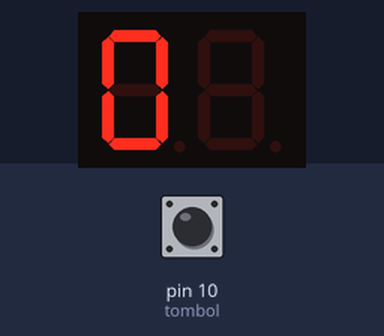
Simulated run of this sketch. Board: Arduino Uno, built with avr-gcc and run on an emulated ATmega328P. On the bench: 2-digit seven-segment display. Wiring (from diagram.json): 2-digit 7-segment display, segments lit when HIGH: segments pin 1, pin 2, pin 9, pin 7, pin 8, pin 5, pin 6; digit selects pin 3, pin 4. Inputs (shaded band) come from the test bench; at power-on: pin 10 (tombol) HIGH. The segment pins are drawn as the display they are named for.

Above: at 3.75 s.
At 5.57 s:
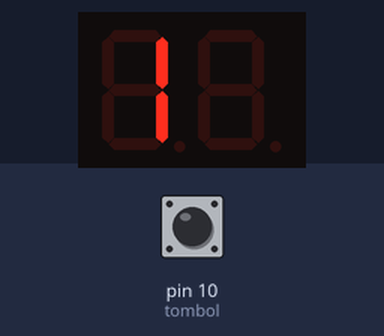
At 12.85 s:
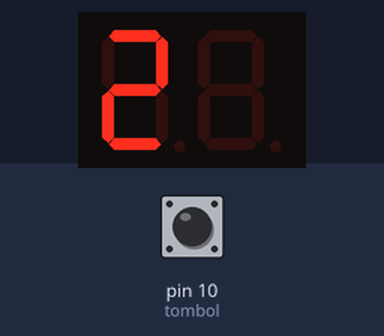
At 20.23 s:
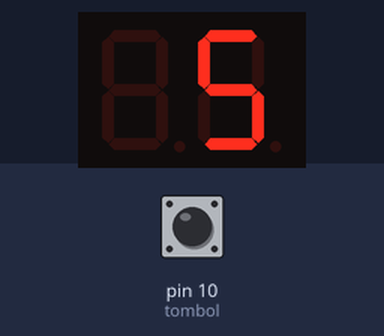
At 29.33 s:
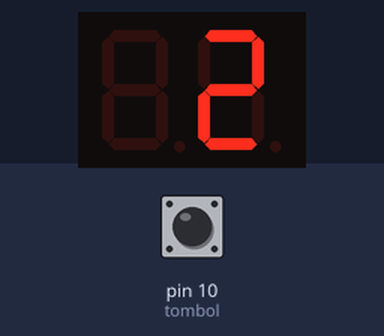
At 38.43 s:
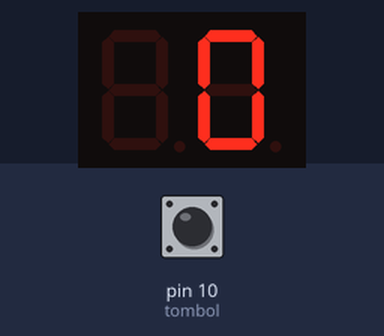

The sketch:

sketch.ino
```cpp
int a = 1;
int b = 2;
int c = 9;
int d = 7;
int e = 8;
int f = 5;
int g = 6;
int dig1 = 3;
int dig2 = 4;
int tombol = 10;
void setup() {
  pinMode(a, OUTPUT);
  pinMode(b, OUTPUT);
  pinMode(c, OUTPUT);
  pinMode(d, OUTPUT);
  pinMode(e, OUTPUT);
  pinMode(f, OUTPUT);
  pinMode(g, OUTPUT);
  pinMode(dig1, OUTPUT);
  pinMode(dig2, OUTPUT);
  pinMode(tombol, INPUT);
}
int tombol1;
void loop() {
  tombol1 = digitalRead(tombol);
if (tombol1 == HIGH) {
int x,z;
for ( x = 20; x >= 0; x--) {
    int puluhan = x / 10 ;
    int satuan = x % 10 ;
    digitalWrite(dig1, LOW);
    digitalWrite(dig2, HIGH);
    angka(puluhan);
    delay(50);
    clear();
    digitalWrite(dig1, HIGH);
    digitalWrite(dig2, LOW);
    angka(satuan);
    delay(50);
    clear();
    if (x == 0){
      clear();break;
    }
  }
}
else{
    clear();
}
}
void angka(int z) {
  switch (z) {
    case 0: angka0(); break;
    case 1: angka1(); break;
    case 2: angka2(); break;
    case 3: angka3(); break;
    case 4: angka4(); break;
    case 5: angka5(); break;
    case 6: angka6(); break;
    case 7: angka7(); break;
    case 8: angka8(); break;
    case 9: angka9(); break;
  }
}
void angka0(){
  digitalWrite(a, HIGH);
  digitalWrite(b, HIGH);
  digitalWrite(c, HIGH);
  digitalWrite(d, HIGH);
  digitalWrite(e, HIGH);
  digitalWrite(f, HIGH);
  digitalWrite(g, LOW);
  delay(50);
}
void angka1(){
  digitalWrite(a, LOW);
  digitalWrite(b, HIGH);
  digitalWrite(c, HIGH);
  digitalWrite(d, LOW);
  digitalWrite(e, LOW);
  digitalWrite(f, LOW);
  digitalWrite(g, LOW);
  delay(50);
  }
  void angka2(){
  digitalWrite(a, HIGH);
  digitalWrite(b, HIGH);
  digitalWrite(c, LOW);
  digitalWrite(d, HIGH);
  digitalWrite(e, HIGH);
  digitalWrite(f, LOW);
  digitalWrite(g, HIGH);
  delay(50);
}
void angka3(){
  digitalWrite(a, HIGH);
  digitalWrite(b, HIGH);
  digitalWrite(c, HIGH);
  digitalWrite(d, HIGH);
  digitalWrite(e, LOW);
  digitalWrite(f, LOW);
  digitalWrite(g, HIGH);
  delay(50);
}
void angka4(){
  digitalWrite(a, LOW);
  digitalWrite(b, HIGH);
  digitalWrite(c, HIGH);
  digitalWrite(d, LOW);
  digitalWrite(e, LOW);
  digitalWrite(f, HIGH);
  digitalWrite(g, HIGH);
  delay(50);
}
void angka5(){
  digitalWrite(a, HIGH);
  digitalWrite(b, LOW);
  digitalWrite(c, HIGH);
  digitalWrite(d, HIGH);
  digitalWrite(e, LOW);
  digitalWrite(f, HIGH);
  digitalWrite(g, HIGH);
  delay(50);
}
void angka6(){
  digitalWrite(a, HIGH);
  digitalWrite(b, LOW);
  digitalWrite(c, HIGH);
  digitalWrite(d, HIGH);
  digitalWrite(e, HIGH);
  digitalWrite(f, HIGH);
  digitalWrite(g, HIGH);
  delay(50);
}
void angka7(){
  digitalWrite(a, HIGH);
  digitalWrite(b, HIGH);
  digitalWrite(c, HIGH);
  digitalWrite(d, LOW);
  digitalWrite(e, LOW);
  digitalWrite(f, LOW);
  digitalWrite(g, LOW);
  delay(50);
}
void angka8(){
  digitalWrite(a, HIGH);
  digitalWrite(b, HIGH);
  digitalWrite(c, HIGH);
  digitalWrite(d, HIGH);
  digitalWrite(e, HIGH);
  digitalWrite(f, HIGH);
  digitalWrite(g, HIGH);
  delay(50);
}
void angka9(){
  digitalWrite(a, HIGH);
  digitalWrite(b, HIGH);
  digitalWrite(c, HIGH);
  digitalWrite(d, HIGH);
  digitalWrite(e, LOW);
  digitalWrite(f, HIGH);
  digitalWrite(g, HIGH);
  delay(50);
}
void clear(){
  digitalWrite(a, LOW);
  digitalWrite(b, LOW);
  digitalWrite(c, LOW);
  digitalWrite(d, LOW);
  digitalWrite(e, LOW);
  digitalWrite(f, LOW);
  digitalWrite(g, LOW);
  delay(1);
}
```
